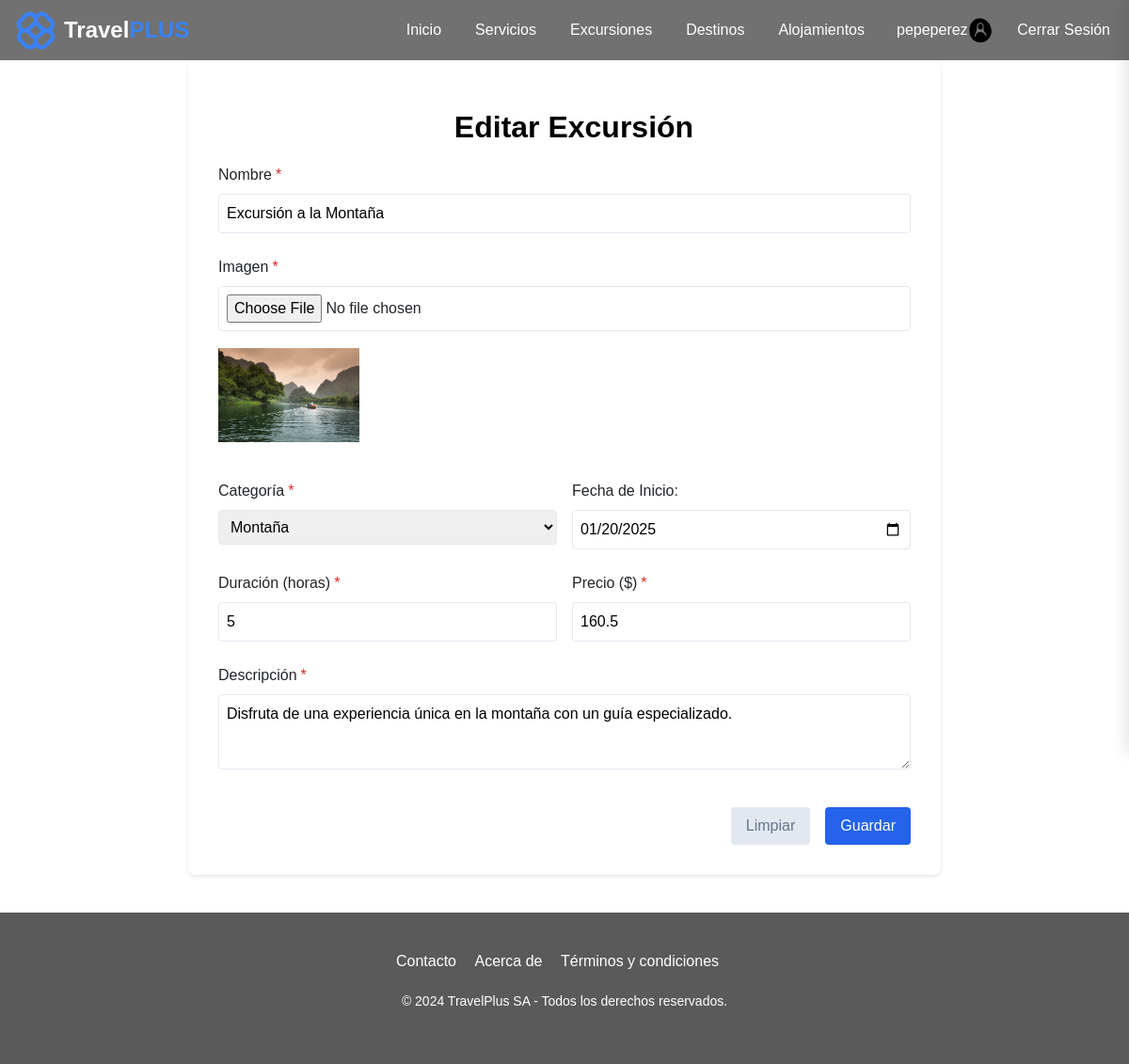
Screenshot of /index.php?app=excursion&action=view_edit&id=17 (signed in) with the database file from the repository.
### tables this page shows
CREATE TABLE `excursion` (
  `id` int(11) NOT NULL,
  `title` varchar(125) NOT NULL,
  `image_route` varchar(255) NOT NULL,
  `description` text NOT NULL,
  `duration` int(11) NOT NULL,
  `price` double(5,2) NOT NULL,
  `category_id` int(11) NOT NULL,
  `start_date` date NOT NULL,
  `create_at` timestamp NOT NULL DEFAULT current_timestamp(),
  `update_at` timestamp NOT NULL DEFAULT current_timestamp()
);

CREATE TABLE `category` (
  `id` int(11) NOT NULL,
  `name` varchar(50) NOT NULL
);

### config/Connection.php (called while the page is built)
<?php
class Connection
{
    public static function getConnection()
    {
        $connection = null;
        try {
            $connection = new PDO(
                'mysql:host=localhost;dbname='. DB_NAME,
                DB_USERNAME,
                DB_PASSWORD
            );
            $connection->exec("SET NAMES 'utf8mb4'");
            $connection->setAttribute(
                PDO::ATTR_ERRMODE,
                PDO::ERRMODE_EXCEPTION
            );
        } catch (Exception $e) {
            echo "Error: " . $e->getMessage();
            die("error " . $e->getMessage());
        }
        return $connection;
    }
}
?>

### model/dao/ExcursionDao.php (called while the page is built, shortened)
<?php
require_once './config/Connection.php';
class ExcursionDao
{
    private $conn;
    public function __construct()
    {
        $this->conn = Connection::getConnection();
    }
    public function getExcursionById($id)
    {
        $sql = "SELECT * FROM excursion WHERE id = :id";
        try{
            $stmt = $this->conn->prepare($sql);
            $stmt->bindParam(':id', $id, PDO::PARAM_INT);
            $stmt->execute();
            return $stmt->fetch(PDO::FETCH_ASSOC);
        }
        catch (PDOException $err) {
            echo $err->getMessage();
        }
    }
}
?>

### index.php (called while the page is built, shortened)
<?php
    $function = (!empty($_REQUEST['action'])) ? htmlentities($_REQUEST['action']) : DEFAULT_METHOD;
    $app = new $controller;
    $app->$function();
?>

### model/dao/CategoryDao.php (called while the page is built)
<?php
require_once './config/Connection.php';
class CategoryDao{
    private $conn;
    public function __construct()
    {
        $this->conn = Connection::getConnection();
    }
    public function getAllCategory(){
        $query = "SELECT * FROM category";
        try {
            $stmt = $this->conn->prepare($query);
            $stmt->execute();
            $result = $stmt->fetchAll();
            return $result;
        } catch (PDOException $err) {
            echo "Error: " . $err->getMessage();
        }
    }
}
?>

### view/excursions/excursions.edit.php (the view, shortened to what this page needs)
<?php
require_once HEADER;
?>
<main class="container">
    <h1 style="font-size: 2rem; text-align: center; font-weight: bold; padding-left: 20px; margin: 20px 0;">Editar Excursión</h1>
    <form method="POST" action="index.php?app=excursion&action=edit" id="excursionForm" class="form-grid" novalidate enctype="multipart/form-data">
        <section class="form-group">
            <label for="nombre" class="required">Nombre</label>
            <input type="text" id="nombre" name="nombre" value="<?php echo $excursion['title']; ?>" required>
        </section>
        <section class="form-group">
            <label for="imagen" class="required">Imagen</label>
            <input type="file" id="image" name="image">
            <?php if (!empty($excursion['image_route'])): ?>
                <figure>
                    <img src="./assets/images/uploads/excursions/<?php echo $excursion['image_route']; ?>" alt="Imagen de la excursión" style="width: 150px; margin-top: 10px;">
                </figure>
            <?php endif; ?>
        </section>
        <section class="form-row">
            <section class="form-group">
                <label for="categoria" class="required">Categoría</label>
                <select id="categoria" name="categoria" required>
                    <?php foreach ($categorias as $categoria): ?>
                        <option value="<?php echo $categoria['id']; ?>" <?php if ($categoria['id'] == $excursion['category_id']) echo 'selected'; ?>>
                            <?php echo $categoria['name']; ?>
                        </option>
                    <?php endforeach; ?>
                </select>
            </section>
            <section class="form-group">
                <label for="fecha_inicio">Fecha de Inicio:</label>
                <input type="date" id="fecha_inicio" name="fecha_inicio" value="<?php echo $excursion['start_date']; ?>" required>
            </section>
        </section>
        <section class="form-row">
            <section class="form-group">
                <label for="duracion" class="required">Duración (horas)</label>
                <input type="number" id="duracion" name="duracion" value="<?php echo $excursion['duration']; ?>" min="1" required>
            </section>
            <section class="form-group">
                <label for="precio" class="required">Precio ($)</label>
                <input type="number" id="precio" name="precio" value="<?php echo $excursion['price']; ?>" min="0" step="0.01" required>
            </section>
        </section>
        <section class="form-group">
            <label for="descripcion" class="required">Descripción</label>
            <textarea id="descripcion" name="descripcion" required><?php echo $excursion['description']; ?></textarea>
        </section>
        <section class="actions">
            <button type="reset" class="btn-secondary">Limpiar</button>
            <button type="submit" class="btn-primary">Guardar</button>
        </section>
    </form>
</main>
<?php require_once FOOTER; ?>

### controller/ExcursionController.php (shortened to what this page needs)
<?php
require_once './model/dao/ExcursionDao.php';
require_once './model/dao/ExcursionDao.php';
require_once './model/dao/CategoryDao.php';
class ExcursionController
{
    private $model;
    public function __construct()
    {
        $this->model = new ExcursionDao();
    }
    public function view_edit()
    {
        if (isset($_GET['id'])) {
            $id = $_GET['id'];
            $excursion = $this->model->getExcursionById($id);
            if ($excursion) {
                $modelCategory = new CategoryDao();
                $categorias = $modelCategory->getAllCategory();
                require './view/excursions/excursions.edit.php';
            }
        }
    }
}
?>

### view/templates/header.php (shortened to what this page needs)
<?php
$usuarioLogueado = isset($_SESSION['user_logged_in']) && $_SESSION['user_logged_in'];
?>
<!DOCTYPE html>
<html lang="en">
<head>
    <link href="https://cdn.jsdelivr.net/npm/bootstrap@5.1.3/dist/css/bootstrap.min.css" rel="stylesheet">
    <link href="https://cdnjs.cloudflare.com/ajax/libs/font-awesome/6.0.0-beta3/css/all.min.css" rel="stylesheet">
    <link rel="stylesheet" href="./assets/css/style.css">
    <link rel="stylesheet" href="./assets/css/home.css">
    <link rel="stylesheet" href="./assets/css/contacto.css">
    <link rel="stylesheet" href="./assets/css/nosotros.css">
    <link rel="stylesheet" href="./assets/css/politica.css">
    <link rel="stylesheet" href="./assets/css/excursiones.css">
    <link rel="stylesheet" href="./assets/css/excursion_new.css">
    <link rel="stylesheet" href="./assets/css/alojamientos.css">
</head>
<body>
    <header>
        <nav class="nav-main d-flex justify-content-between">
            <a href="index.php" style="text-decoration: none">
                <div class="nav-main-logo-container ps-2">
                    <img src="./assets/images/logo.svg" alt="logo de TravelPlus  SA">
                    <span class="logo-text d-none d-md-block">
                        Travel<span>PLUS</span>
                    </span>
                </div>
            </a>
            <div class="d-none d-md-flex justify-content-center align-items-center gap-3 nav-link-container">
            <?php
$loginRedirect = $usuarioLogueado === false ? 'index.php?app=user&action=login' : null;
?>
<a class="nav-options nav-main-link" href="<?php echo $loginRedirect ?: 'index.php'; ?>">Inicio</a>
<a class="nav-options nav-main-link" href="<?php echo $loginRedirect ?: '/pages/servicios.html'; ?>">Servicios</a>
<a class="nav-options nav-main-link" href="<?php echo $loginRedirect ?: 'index.php?app=excursion&action=index'; ?>">Excursiones</a>
<a class="nav-options nav-main-link" href="<?php echo $loginRedirect ?: '/index.html'; ?>">Destinos</a>
<a class="nav-options nav-main-link" href="<?php echo $loginRedirect ?: 'index.php?app=alojamiento&action=index'; ?>">Alojamientos</a>
                <?php if ($usuarioLogueado) { ?>
                    <div class="d-flex align-items-center">
                        <span class="nav-options nav-main-link ms-2"> <?php echo htmlspecialchars($_SESSION['username']); ?></span>
                        <img src="./assets/images/icons/Icono-sesion-iniciada.svg" alt="Usuario" class="user-icon">
                    </div>
                    <a class="nav-options nav-main-link" href="index.php?app=user&action=logout">Cerrar Sesión</a>
                <?php } else { ?>
                    <a class="btn-register nav-main-link" href="index.php?app=user&action=login">Iniciar Sesión</a>
                <?php } ?>
            </div>
        </nav>
    </header>

### view/templates/footer.php (shortened to what this page needs)
<footer>
    <section class="footer-links">
        <ul>
            <li><a href="index.php?app=index&action=index&p=contacto">Contacto</a></li>
            <li><a href="index.php?app=index&action=index&p=nosotros">Acerca de</a></li>
            <li><a href="index.php?app=index&action=index&p=privacidad">Términos y condiciones</a></li>
        </ul>
    </section>
    <p>&copy; 2024 TravelPlus SA - Todos los derechos reservados.</p>
</footer>
</body>
</html>

### assets/css/style.css (style rules this page uses)
:root { --color-primary: #3B82F6; --color-secondary: #6366F1; --color-tertiary: #F87171; --color-success: #10B981; --color-warning: #F59E0B; --color-dark: #111827; --color-light: #F9FAFB; --color-gray: #878787; --color-gray-light: #D1D5DB; --color-gray-dark: #4B5563; --color-white: #fff; }
.nav-main { background-color: #717171; color: #fff; padding: 10px; }
* { margin: 0; padding: 0; box-sizing: border-box; }
body { font-family: Arial, sans-serif; min-height: 100vh; display: flex; flex-direction: column; margin: 0; }
main { flex: 1 1 auto; width: 100%; min-height: 0; }
footer { margin-top: auto; width: 100%; position: relative; bottom: 0; }
.nav-link-container>a { color: white; text-decoration: none; padding: 10px; }
.logo-text { font-size: 24px; font-weight: 600; color: white; }
.logo-text>span { color: var(--color-primary); }
.nav-main-logo-container { display: flex; align-items: center; gap: 10px; }
footer { background-color: #5a5a5a; color: #ffffff; padding: 40px 20px; text-align: center; font-family: Arial, sans-serif; margin-top: 40px; }
footer .footer-links ul { list-style-type: none; padding: 0; }
footer .footer-links ul li { display: inline-block; margin-right: 15px; }
footer .footer-links ul li a { color: #fff; text-decoration: none; font-size: 16px; transition: color 0.3s ease; }
footer p { margin-top: 20px; font-size: 14px; }

### assets/css/contacto.css (style rules this page uses)
h1, h2 { color: black; }

### assets/css/nosotros.css (style rules this page uses)
:root { --primary-color: #004d99; --secondary-color: #e6f2ff; --accent-color: #ff6b6b; --text-color: #333; --light-bg: #f8f9fa; }

### assets/css/politica.css (style rules this page uses)
.nav-main { background-color: #717171; color: #fff; padding: 10px; display: flex; justify-content: space-between; align-items: center; }
.nav-main-logo-container { display: flex; align-items: center; gap: 10px; }
.logo-text { font-size: 24px; font-weight: 600; color: white; }

### assets/css/excursion_new.css (style rules this page uses)
:root { --primary: #2563eb; --error: #dc2626; --gray: #64748b; }
.container { max-width: 800px; margin: auto; background: white; padding: 2rem; border-radius: 8px; box-shadow: 0 2px 4px rgba(0, 0, 0, 0.1); }
.form-grid { display: grid; gap: 1.5rem; }
.form-row { display: grid; grid-template-columns: repeat(auto-fit, minmax(200px, 1fr)); gap: 1rem; }
.form-group { display: flex; flex-direction: column; gap: 0.5rem; }
label { font-weight: 500; }
.required::after { content: "*"; color: var(--error); margin-left: 0.25rem; }
input, select, textarea { padding: 0.5rem; border: 1px solid #e2e8f0; border-radius: 4px; }
textarea { min-height: 80px; }
.actions { display: flex; gap: 1rem; justify-content: flex-end; margin-top: 1rem; }
button { padding: 0.5rem 1rem; border: none; border-radius: 4px; cursor: pointer; }
.btn-primary { background: var(--primary); color: white; }
.btn-secondary { background: #e2e8f0; color: var(--gray); }

### rows the page displays
excursion: nombre "Excursión a la Montaña", image_route (picture), categoria "Montaña", fecha_inicio "01/20/2025", duracion "5", precio "160.5", descripcion "Disfruta de una experiencia única en la montaña con un guía especializado."

### other values shown
$_SESSION['username'] "pepeperez"
